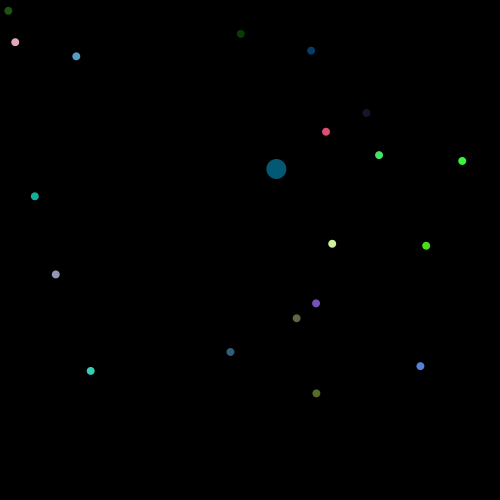
Frame 1 (no input)
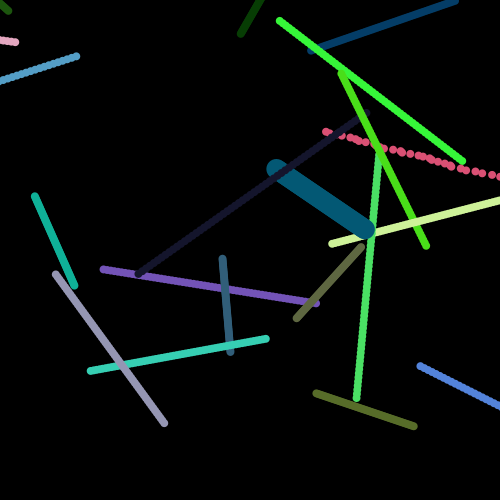
Frame 60 (the mouse pressed at the canvas centre just before this capture)
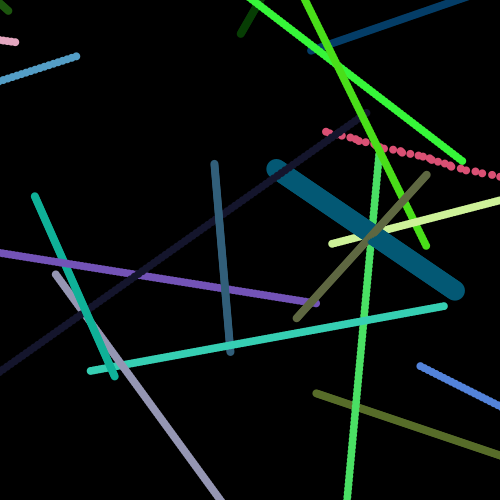
Frame 120 (the mouse held since frame 60 and released just before this capture)

The Processing sketch that drew these frames (run headless with seeded random() and noise(); from frame 60 on, the mouse is pressed at the canvas centre):

// Processing sketch: TedescoStarfield
// ── TedescoStarfield.pde
/* Name: Amanda Tedesco
 * Date: January 24 2016
 * Description: Starfield design... moving stars and 1 Oddball */
 Particle[] fire = new Particle[20];
 public void setup()
 {
   background(0);
   size(500,500);
   //Initializes the particles in the order
   for(int i = 0; i < fire.length; i++)
   {
     double x = random(0, width);
     double y = random(0, height);
     double angle = random(1,360);
     double speed = random(1,5);
     color col = color(random(0,255),random(0,255),random(0,255));
     if(i == 0)
     {
       fire[i] = new OddballParticle(x, y, speed, angle, col);
     }
     else if(i == 1)
     {
       fire[i] = new JumboParticle(x, y, speed, angle, col);
     }
     else
     {
       fire[i] = new NormalParticle(x,y,speed,angle,col);
     }
   }  
 }
 
 public void draw()
 {
   //Shows and moves the initalized particles
   for(int i = 0; i < fire.length; i++)
   {
     fire[i].move();
     fire[i].show();
     //fire[i].edges();
   }
 }
 
 public class NormalParticle implements Particle// inheritance here
 {  
   double x, y, speed, angle;
   color col;
   public NormalParticle(double xpos, double ypos, double spe, double ang, color c)
   {
     x = xpos;
     y = ypos;
     speed = spe;
     angle = ang;
     col = c;
   }
   public NormalParticle()
   {
   }
   public void move()
   {
     x = x + cos((float)(radians((float)angle)))*speed;
     y = y + sin((float)(radians((float)angle)))*speed;
   }
   public void show()
   {
     noStroke();
     fill(col);
     ellipse((float)x,(float)y, 8, 8);
   }
   /*public void edges()
   {
     if((x <= 10) || (x >= width-10))
     {
       x = x - cos((float)(radians((float)angle)))*speed;
       y = y - sin((float)(radians((float)angle)))*speed;
     } 
     if((y <= 10) || (y >= width-10))
     {
       x = x - cos((float)(radians((float)angle)))*speed;
       y = y - sin((float)(radians((float)angle)))*speed;
     }
   }*/
 }
 
 public interface Particle
 {
   public void show();
   public void move();
   //public void edges();
 }
 
 public class OddballParticle extends NormalParticle implements Particle // extends a class and implements an interface
 { 
   public OddballParticle(double xpos, double ypos, double spe, double ang, color c)
   {
     super(xpos, ypos, spe, ang, c);
   }
   public void move()
   {
     x = x + random(1,10);
     y = y + random(1,(float)speed);
   }
 }

 public class JumboParticle extends NormalParticle implements Particle // extends a class and implements an interface 
 {
   public JumboParticle(double xpos, double ypos, double spe, double ang, color c)
   {
     super(xpos,ypos,spe,ang,c);
   }
   public void show()
   {
     noStroke();
     fill(col);
     ellipse((float)x, (float)y, 20, 20);
   }
 }
 
 
 
 
